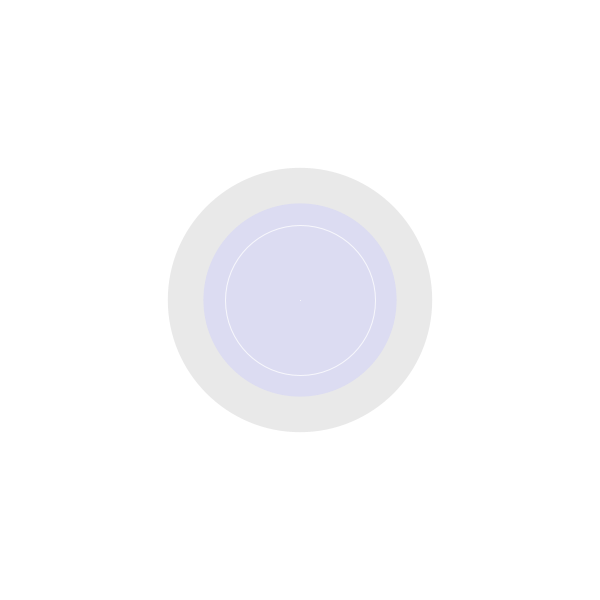
Frame 1 (no input)
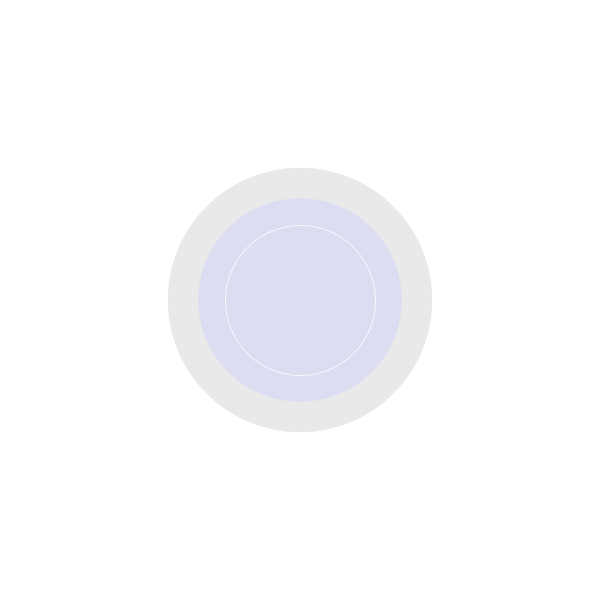
Frame 60 (the mouse pressed at the canvas centre just before this capture)
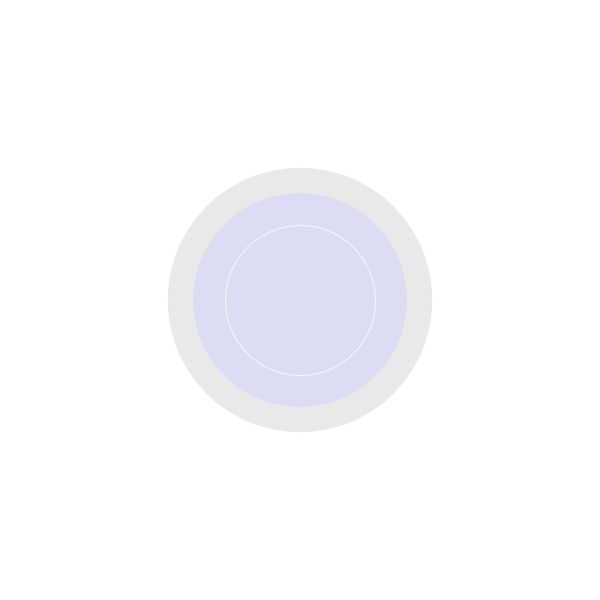
Frame 120 (the mouse held since frame 60 and released just before this capture)

The Processing sketch that drew these frames (run headless with seeded random() and noise(); from frame 60 on, the mouse is pressed at the canvas centre):

// Processing sketch: processing_96140
// ── processing_96140.pde

//JESSICA XIAO YANG

float s;
float h;
float m;

void setup(){
  size(600,600);
 
}

void draw(){
  println(hour() + " : " +minute() + ": " + second());
  background(255);
  fill(200,200,200,100);
  noStroke();
  //rect(0, height/2, width, height/2);
  float s = map(second(), 0, 59, 0, width);
  float h = map(hour(), 0, 59, 0, width);
  float m = map(minute(), 0, 59, 0, width);
//ellipse(height/2, width/2, h,h);
  ellipse(height/2, width/2, m,m);
  fill(200,200,255,100);
  ellipse(height/2, width/2, s,s);
  
  
  //tryin to tell the time
 stroke(255,255,255);
 //0
  point(height/2, width/2);
  fill(255,255,255,0);
  stroke(255,255,255,200);
 // 15
 ellipse(height/2, width/2, height/4,width/4);
 //height/2 is 30
  ellipse(height/2, width/2, height/2,width/2);
  //45
  ellipse(height/2, width/2, (3*height)/4,(3*width)/4);
}
